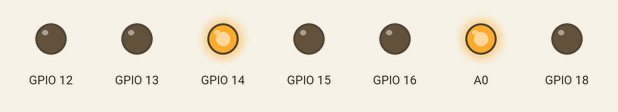
Recording of a sketch running on a simulated ESP8266 (NodeMCU). Parts: output pins drawn as LEDs (lit = HIGH).

Above: at 0.1 s.
Timing chart, 0 to 1.6 s (numbered marks = the images above):
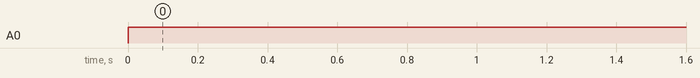

The sketch:

ESP32_nnet.ino
```cpp
extern float L1[100][40];
extern float L2[40][20];
extern float L3[20][10];

void setup()
{
  for (int p = 1; p <= 7; p++)
  {
    pinMode(p + 11, OUTPUT);
  }
}

void loop()
{
  extern int seven_seg_disp[10][7];
  extern int draw_num[10][10];
  int I[100];
  int h = -1;

  for (int i = 0; i < 10; i++)
  {
    for (int j = 0; j < 10; j++)
    {
      h = h + 1;
      I[h] = draw_num[i][j];
    }
  }

  float Z1[40];
  float Z2[20];
  float Z3[10];

  for (char n1 = 0; n1 < 40; n1++) {
    Z1[n1] = 0;
  }

  for (char n1 = 0; n1 < 20; n1++) {
    Z2[n1] = 0;
  }

  for (char n1 = 0; n1 < 10; n1++) {
    Z3[n1] = 0;
  }

  int M = 0;
  int index;

  // Matrix Multiplication Z=W*I;
  for (char n1 = 0; n1 < 40; n1++)
  {
    for (char nx = 0; nx < 100; nx++)
    {
      Z1[n1] = Z1[n1] + L1[nx][n1] * I[nx];
    }
    Z1[n1] = max(Z1[n1], 0.0f);
  }

  for (char n1 = 0; n1 < 20; n1++) {
    for (char nx = 0; nx < 40; nx++) {
      Z2[n1] = Z2[n1] + L2[nx][n1] * Z1[nx];
    }
    Z2[n1] = max(Z2[n1], 0.0f);
  }

  float sum = 0;
  for (char n1 = 0; n1 < 10; n1++) {
    for (char nx = 0; nx < 20; nx++) {
      Z3[n1] = Z3[n1] + L3[nx][n1] * Z2[nx];
    }
    sum += exp(Z3[n1]);
  }

  for (int i = 0; i < 10; i++)
    Z3[i] = exp(Z3[i]) / sum; //softmax activation
  float m = 0;
  for (char n1 = 0; n1 < 10; n1++) {
    if (Z3[n1] > m) {
      m = Z3[n1];
      index = n1;
    }
  }

  // Finding Maximum value and its index
  for (int d = 0; d < 7; d++)
  {
    if (seven_seg_disp[index][d] != 1)
    {
      digitalWrite(d + 12, HIGH);
    }
  }
  delay(1000);
}
```

7_seg_disp.ino
```cpp
int seven_seg_disp[10][7]=
{{0,1,1,1,1,1,1},
 {0,0,0,0,1,1,0},
 {1,0,1,1,0,1,1},
 {1,0,0,1,1,1,1},
 {1,1,0,0,1,1,0},
 {1,1,0,1,1,0,1},
 {1,1,1,1,1,0,1},
 {0,0,0,0,1,1,1},
 {1,1,1,1,1,1,1},
 {1,1,0,1,1,1,1}};
```

draw_number.ino
```cpp
int draw_num[10][10]=
{
 {  0,   0,   0,   0,   0,   0,   0,   0,   0,   0},
 {  0,   0,   0,   0,   0,   0,   0,   0,   0,   0},
 {  0,   0,   0,   0, 232, 185,  76,  64,   0,   0},
 {  0,   0,   0,   0, 226,   0,   0,   0,   0,   0},
 {  0,   0,   0,  70, 214, 130,   4,   0,   0,   0},
 {  0,   0,   0,   4,   0,   5, 222,   0,   0,   0},
 {  0,   0,   0,   0,   0,   0, 209,   0,   0,   0},
 {  0,   0,  73,   7,   0,  59,  59,   0,   0,   0},
 {  0,   0,   0, 215, 179, 140,   0,   0,   0,   0},
 {  0,   0,   0,   0,   0,   0,   0,   0,   0,   0},
};
```

Source omitted: Weights.ino (58060 bytes)

Measured:
- by itself, A0: LOW → HIGH at 0.00 s
